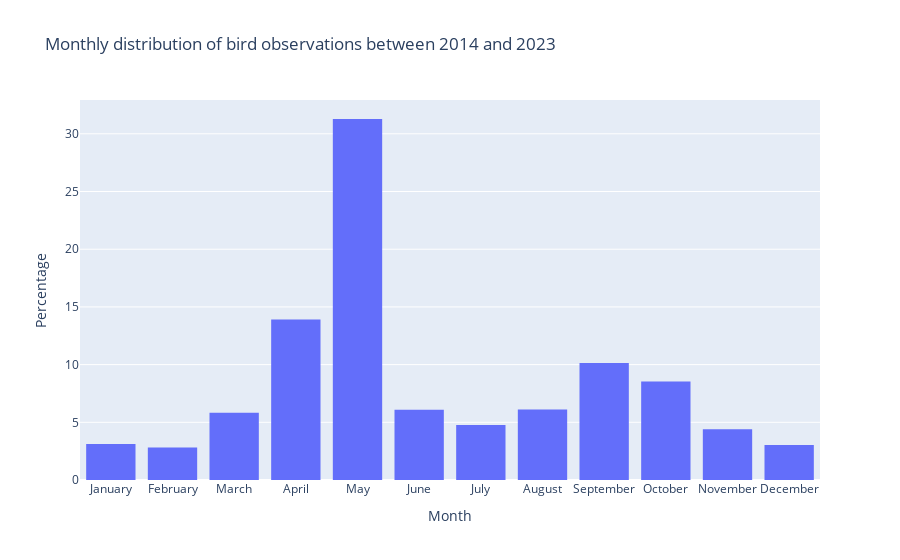

The notebook cell saved with this chart:
### Code cell
viz_df = distribution
month_map = {
    1: 'January',
    2: 'February',
    3: 'March',
    4: 'April',
    5: 'May',
    6: 'June',
    7: 'July',
    8: 'August',
    9: 'September',
    10: 'October',
    11: 'November',
    12: 'December'
}
viz_df['Month'] = viz_df['OBSERVATION MONTH'].map(month_map)
px.bar(viz_df.sort_values(by="OBSERVATION MONTH"), x="Month", y="Percent", 
       title="Monthly distribution of bird observations between 2014 and 2023", labels={"Percent": "Percentage"}, hover_data={"Month": True}, color_discrete_sequence=["#636EFA"]).update_layout(xaxis_tickangle=0, 
       xaxis=dict(type='category')).update_traces(marker_line_width=0).show()

### Figure 1 — Plotly figure (JSON) as saved in the notebook; plotly's stock layout.template omitted (floating-point values rounded to 4 significant figures)
{"data": [{"alignmentgroup": "True", "hovertemplate": "Month=%{x}<br>Percentage=%{y}<extra></extra>", "legendgroup": "", "marker": {"color": "#636EFA", "line": {"width": 0}, "pattern": {"shape": ""}}, "name": "", "offsetgroup": "", "orientation": "v", "showlegend": false, "textposition": "auto", "type": "bar", "x": ["January", "February", "March", "April", "May", "June", "July", "August", "September", "October", "November", "December"], "xaxis": "x", "y": [3.12, 2.815, 5.834, 13.9, 31.28, 6.093, 4.767, 6.103, 10.13, 8.531, 4.389, 3.033], "yaxis": "y"}], "layout": {"barmode": "relative", "legend": {"tracegroupgap": 0}, "title": {"text": "Monthly distribution of bird observations between 2014 and 2023"}, "xaxis": {"anchor": "y", "domain": [0, 1], "tickangle": 0, "title": {"text": "Month"}, "type": "category"}, "yaxis": {"anchor": "x", "domain": [0, 1], "title": {"text": "Percentage"}}}}
